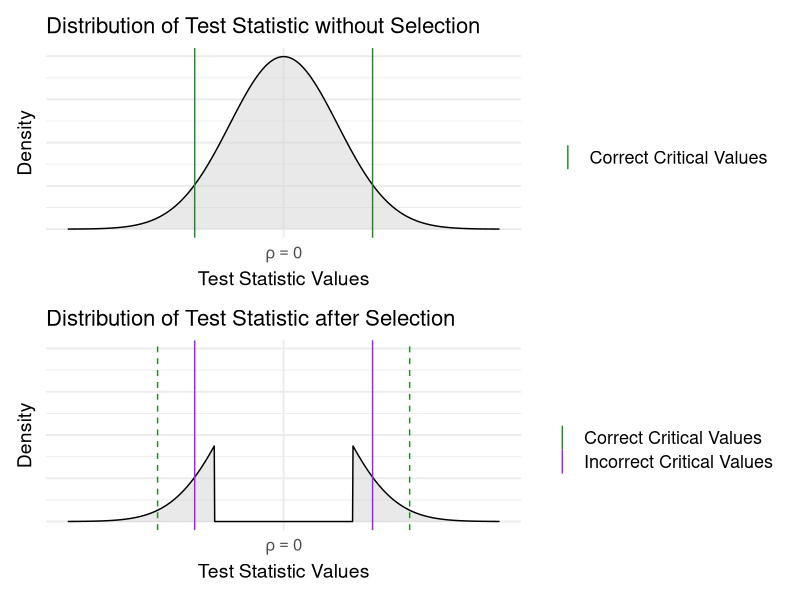

Generate this figure with R:
################################################################################
# Figure: Truncated sampling distribution / distribution of test statistic
################################################################################

library(ggplot2)

# Define the range for the x-axis (grid for plotting the distribution)
x_vals <- seq(-4, 4, length.out = 1000)

# Create data frame for standard normal density
df <- data.frame(
  x = x_vals,
  y = dnorm(x_vals)
)

# Degrees of freedom setup (based on sample size N and model dimension)
N = 500

# Truncation thresholds (selection region)
# Observations between these values will later be removed (set to zero density)
trunc_lower <- qt(0.1, df = N-2)
trunc_upper <- qt(0.9, df = N-2)

# Standard (correct) critical values without selection
lower <- qt(0.05, df = N-2)
upper <- qt(0.95, df = N-2)

# ---------------------------------------------------------------------------
# Plot 1: Distribution WITHOUT selection
# ---------------------------------------------------------------------------

# Data frame for vertical lines (used to display correct critical values)
vlines <- data.frame(
  xintercept = c(lower, upper),
  label = "Correct Critical Values"
)

# Plot of the full (untruncated) distribution
normal_dis <- ggplot(df, aes(x, y)) +
  
  # Filled density area
  geom_area(fill = "lightgray", alpha = 0.5) +
  
  # Density curve
  geom_line(size = 0.5) +
  
  # Add vertical lines for critical values
  geom_vline(data = vlines, aes(xintercept = xintercept, color = label),
             show.legend = TRUE) +
  
  # Customize legend and colors
  scale_color_manual(name = "", values = c("Correct Critical Values" = "forestgreen")) +
  
  # Label x-axis (null hypothesis point)
  scale_x_continuous(breaks = c(0), labels = c(expression(rho == 0))) + 
  
  # Fix y-axis limits
  scale_y_continuous(limits = c(0, max(df$y)))+
  
  labs(
    title = "Distribution of Test Statistic without Selection",
    x = "Test Statistic Values",
    y = "Density"
  ) +
  
  theme_minimal(base_size = 14) +
  theme(
    plot.title = element_text(size = 16),
    axis.title = element_text(size = 14),
    axis.text = element_text(size = 12),
    axis.text.y = element_blank(),
    axis.ticks.y = element_blank(),
    legend.text = element_text(size = 13)
  )

# ---------------------------------------------------------------------------
# Apply truncation (selection effect)
# ---------------------------------------------------------------------------

# Create new density where values inside the selection interval are removed
# (density set to zero in [trunc_lower, trunc_upper])
df$y_trunc <- ifelse(df$x >= trunc_lower & df$x <= trunc_upper, 0, df$y)

# Adjusted ("correct") critical values after truncation:
# These account for the reduced probability mass due to selection
lower_truncated <- qt(0.05 * 2 * pnorm(trunc_lower), df = N-2)
upper_truncated <- -qt(0.05 * 2 * pnorm(trunc_lower), df = N-2)

# Combine original (incorrect) and adjusted (correct) critical values
vlines_combined <- data.frame(
  xintercept = c(lower, upper, lower_truncated, upper_truncated),
  label = c("Incorrect Critical Values", "Incorrect Critical Values",
            "Correct Critical Values", "Correct Critical Values"),
  linetype = c("solid", "solid", "dashed", "dashed")
)

# ---------------------------------------------------------------------------
# Plot 2: Distribution AFTER selection (truncated distribution)
# ---------------------------------------------------------------------------

truncated_dis <- ggplot(df, aes(x, y = y_trunc)) +
  
  # Filled truncated density
  geom_area(fill = "lightgray", alpha = 0.5) +
  
  # Density curve
  geom_line(size = 0.5) +
  
  # Add both incorrect (solid) and correct (dashed) critical values
  geom_vline(
    data = vlines_combined,
    aes(xintercept = xintercept, color = label, linetype = linetype),
    show.legend = TRUE
  ) +
  
  # Color mapping for correct vs incorrect critical values
  scale_color_manual(
    name = "",
    values = c("Correct Critical Values" = "forestgreen",
               "Incorrect Critical Values" = "purple")
  ) +
  
  # Use linetype as specified in the data frame
  scale_linetype_identity() +  
  
  # Axis formatting
  scale_x_continuous(breaks = c(0), labels = c(expression(rho == 0))) + 
  scale_y_continuous(limits = c(0, max(df$y)))+
  
  labs(
    title = "Distribution of Test Statistic after Selection",
    x = "Test Statistic Values",
    y = "Density"
  ) +
  
  theme_minimal(base_size = 14) +  
  theme(
    plot.title = element_text(size = 16),
    axis.title = element_text(size = 14),
    axis.text = element_text(size = 12),
    axis.text.y = element_blank(),
    axis.ticks.y = element_blank(),
    legend.text = element_text(size = 13)
  )

library(patchwork)

# Combine both plots vertically (before vs after selection)
truncation_plots <- normal_dis / truncated_dis

# Save the figure as high-resolution image
ggsave("truncation_plots.png", 
       plot = truncation_plots, 
       dpi = 900, width = 8, height = 5, units = "in")
